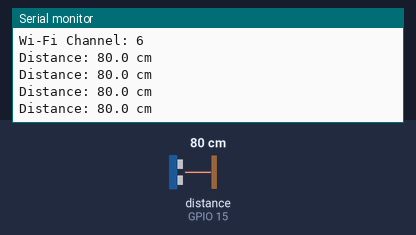
The sketch below on a simulated ESP32. Shown: the last lines printed to the serial monitor. Wiring (inferred from the names in the program): ultrasonic range finder: trigger GPIO 13; echo GPIO 15. The inputs (shaded band) are chosen by the test bench; at power-on: distance to the obstacle (sensor on GPIO 15) 80 cm. The echo pulse lasts 58.3 µs per cm; WiFi joins after 1.5 s; servers stay silent unless stated; uploads are accepted with an empty reply; the camera gives no picture.

Above: at 3.0 s.
3.1 s: distance to the obstacle (sensor on GPIO 15) set to 22 cm
At 3.54 s:
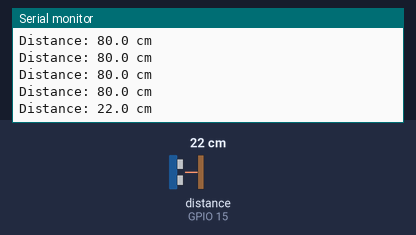
4.6 s: distance to the obstacle (sensor on GPIO 15) set to 18 cm
At 7.0 s:
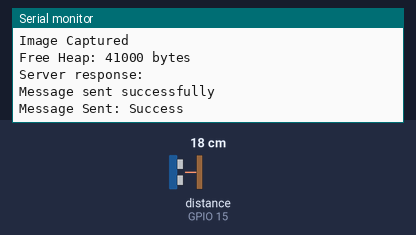
Timing chart, 0 to 8.5 s (numbered marks = the images above; inputs shaded):
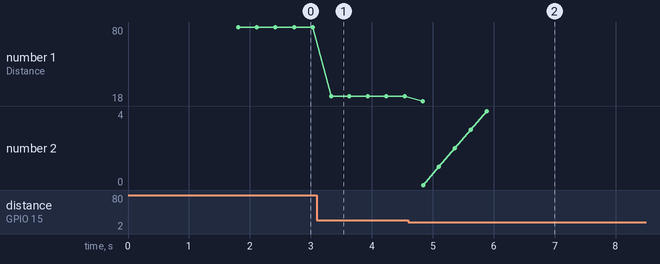

Measured:
- the behaviour switches between 21 and 20 cm on distance to the obstacle (sensor on GPIO 15) (found by bisection; images 1 and 2)
- after the input at 3.1 s, the serial monitor: prints a new line after 0.23 s (image 1)
- after the input at 4.6 s, the serial monitor: prints a new line after 0.24 s (image 2)
- plotted number 1: 80 → 22 after the input at 3.1 s, 22 → 18 after the input at 4.6 s

The sketch:

CashcrowV4.ino
```cpp
#include <WiFi.h>
#include <HTTPClient.h>
#include "esp_camera.h"
#include <esp_now.h>

// MAC Address of the receiver ESP32
uint8_t receiverAddress[] = {0x08, 0xd1, 0xf9, 0xed, 0xcd, 0x10};
// Structure to hold the message
typedef struct struct_message {
    char text[32];
} struct_message;

struct_message message;

const char* ssid = "Uwu";
const char* pass = "orldhello";
const char* serverURL = "http://192.168.87.144:5000/classify";

#define PWDN_GPIO_NUM 32
#define RESET_GPIO_NUM -1
#define XCLK_GPIO_NUM 0
#define SIOD_GPIO_NUM 26
#define SIOC_GPIO_NUM 27
#define Y9_GPIO_NUM 35
#define Y8_GPIO_NUM 34
#define Y7_GPIO_NUM 39
#define Y6_GPIO_NUM 36
#define Y5_GPIO_NUM 21
#define Y4_GPIO_NUM 19
#define Y3_GPIO_NUM 18
#define Y2_GPIO_NUM 5
#define VSYNC_GPIO_NUM 25
#define HREF_GPIO_NUM 23
#define PCLK_GPIO_NUM 22

#define TRIGGER_PIN 13
#define ECHO_PIN    15
#define DISTANCE_THRESHOLD_CM 20.0

int imgCount = 0;
bool isProcessing = false; // To track the HTTP request status
bool sensorTriggered = false;
int uId = 123;

void sendImageTask(void* parameter);

// Callback function to confirm message delivery
void onSent(const uint8_t *macAddr, esp_now_send_status_t status) {
    Serial.print("Message Sent: ");
    Serial.println(status == ESP_NOW_SEND_SUCCESS ? "Success" : "Fail");
    sensorTriggered = false;
    isProcessing = false;
    imgCount = 0;
    delay(3000);
}

float measureDistance() {
  // Clear the trigger
  digitalWrite(TRIGGER_PIN, LOW);
  delayMicroseconds(2);

  // Send a 10 microsecond pulse to trigger
  digitalWrite(TRIGGER_PIN, HIGH);
  delayMicroseconds(10);
  digitalWrite(TRIGGER_PIN, LOW);

  // Read the echo time in microseconds
  long duration = pulseIn(ECHO_PIN, HIGH, 30000); // Timeout after 30ms (approx. 5m)

  float distance = (duration * 0.0343) / 2.0;
  return distance;
}

void setup() {
  Serial.begin(115200);

  pinMode(TRIGGER_PIN, OUTPUT);
  pinMode(ECHO_PIN, INPUT);

  WiFi.begin(ssid, pass);
  while (WiFi.status() != WL_CONNECTED) {
    delay(500);
    Serial.print(".");
  }
  Serial.printf("Connected to WiFi: %s\n", ssid);
  Serial.printf("IP Address: %s\n", WiFi.localIP().toString().c_str());
  int channel = WiFi.channel();
  Serial.printf("Wi-Fi Channel: %d\n", channel);
  //Serial.println(channel);

  camera_config_t config;
  config.ledc_channel = LEDC_CHANNEL_0;
  config.ledc_timer = LEDC_TIMER_0;
  config.pin_d0 = Y2_GPIO_NUM;
  config.pin_d1 = Y3_GPIO_NUM;
  config.pin_d2 = Y4_GPIO_NUM;
  config.pin_d3 = Y5_GPIO_NUM;
  config.pin_d4 = Y6_GPIO_NUM;
  config.pin_d5 = Y7_GPIO_NUM;
  config.pin_d6 = Y8_GPIO_NUM;
  config.pin_d7 = Y9_GPIO_NUM;
  config.pin_xclk = XCLK_GPIO_NUM;
  config.pin_pclk = PCLK_GPIO_NUM;
  config.pin_vsync = VSYNC_GPIO_NUM;
  config.pin_href = HREF_GPIO_NUM;
  config.pin_sccb_sda = SIOD_GPIO_NUM;
  config.pin_sccb_scl = SIOC_GPIO_NUM;
  config.pin_pwdn = PWDN_GPIO_NUM;
  config.pin_reset = RESET_GPIO_NUM;
  config.xclk_freq_hz = 20000000;
  config.frame_size = FRAMESIZE_UXGA;
  config.pixel_format = PIXFORMAT_JPEG;
  config.grab_mode = CAMERA_GRAB_WHEN_EMPTY;
  config.fb_location = CAMERA_FB_IN_PSRAM;
  config.jpeg_quality = 12;
  config.fb_count = 1;

  if (psramFound()) {
    config.jpeg_quality = 10;
    config.fb_count = 2;
    config.grab_mode = CAMERA_GRAB_LATEST;
  } else {
    config.frame_size = FRAMESIZE_SVGA;
    config.fb_location = CAMERA_FB_IN_DRAM;
  }

  esp_err_t err = esp_camera_init(&config);
  if (err != ESP_OK) {
    Serial.printf("Camera init failed with error 0x%x\n", err);
    return;
  }

  // Create a task for sending images
  //xTaskCreate(sendImageTask, "SendImageTask", 8192, NULL, 1, NULL);

    WiFi.mode(WIFI_STA);

    // Init ESP-NOW
    if (esp_now_init() != ESP_OK) {
        Serial.println("Error initializing ESP-NOW");
        return;
    }

    // Register send callback
    esp_now_register_send_cb(onSent);

    // Add receiver
    esp_now_peer_info_t peerInfo;
    memcpy(peerInfo.peer_addr, receiverAddress, 6);
    peerInfo.channel = channel;
    peerInfo.encrypt = false;

    if (esp_now_add_peer(&peerInfo) != ESP_OK) {
        Serial.println("Failed to add peer");
        return;
    }
}

void loop() {
  if (!sensorTriggered) {
    float distance = measureDistance();

    Serial.printf("Distance: %.1f cm\n", distance);

    if (distance > 0 && distance < DISTANCE_THRESHOLD_CM) {
      sensorTriggered = true;
      Serial.println("Ultrasonic sensor triggered. Starting image capture process...");
      xTaskCreate(sendImageTask, "SendImageTask", 8192, NULL, 1, NULL);
    }
  }

  delay(300);
}

void sendImageTask(void* parameter) {
  for (int i = 0; i < 5; i++){
    String response;

    HTTPClient http;
    http.begin(serverURL);

    Serial.println(imgCount);
    http.addHeader("imgCount", String(imgCount));
    http.addHeader("Content-Type", "image/jpeg");
    http.addHeader("Unit-ID", String(uId));

      // Capture an image
    camera_fb_t* fb = esp_camera_fb_get();
    if (!fb) {
      Serial.println("Camera capture failed");
      http.end();
      vTaskDelete(NULL);
    }
    Serial.println("Image Captured");
    Serial.printf("Free Heap: %d bytes\n", ESP.getFreeHeap());

    // Send the image via HTTP req
    int httpResponseCode = http.POST(fb->buf, fb->len);
    if (httpResponseCode > 0) {
      response = http.getString();
      Serial.println("Server response: " + response);
    } else {
      Serial.println("HTTP POST failed");
    }

    // Return the frame buffer to the camera
    esp_camera_fb_return(fb);
    http.end();
    if(++imgCount == 5 ){
      strcpy(message.text, response.c_str());
      esp_err_t result = esp_now_send(receiverAddress, (uint8_t *)&message, sizeof(message));
      if (result == ESP_OK) {
        Serial.println("Message sent successfully");
      }
      else {
        Serial.println("Error sending message");
      }

    }

  }
  vTaskDelete(NULL);
}
```
